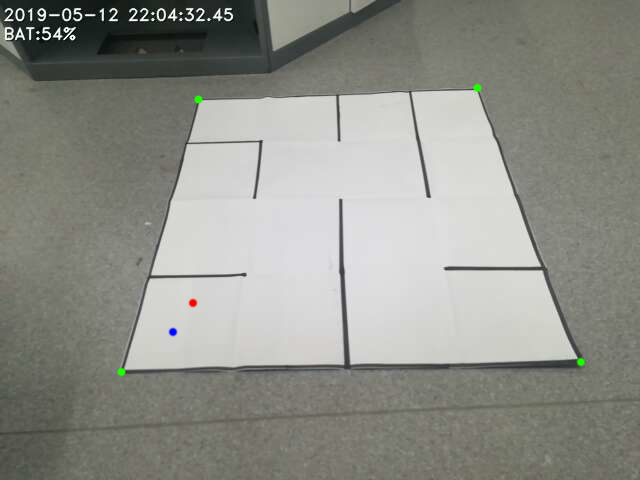
#> input picture cyl/maze_4_node.png, 640 x 480 px
$ python text.py
#> lines starting #> are read from the running program, lines starting #| are printed output that depends on the picture; after the words box and inside, x2 and y2 are one past the last pixel; in counts of white or black regions, pixels touching at a corner belong together
import cv2
import numpy as np

lower_yellow = np.array([35, 43, 46])
upper_yellow = np.array([77, 255, 255])
# cap = cv2.VideoCapture(0)
center = []

def RmFromListOfArray(origin_list, arrayin):
    for i in range(len(origin_list)):
        if np.array_equal(origin_list[i], arrayin):
            origin_list.pop(i)
            break

def disFromOri(ele):
    return ele[0]+ele[1]


frame = cv2.imread("maze_4_node.png")
#> frame is the input picture: shape (480, 640, 3); mean B, G, R 136.8, 143.5, 142.7
hsv = cv2.cvtColor(frame, cv2.COLOR_BGR2HLS)
#> hsv: shape (480, 640, 3); mean of channels 0, 1, 2 33, 140.3, 11.3
mask_yellow = cv2.inRange(hsv, lower_yellow, upper_yellow)
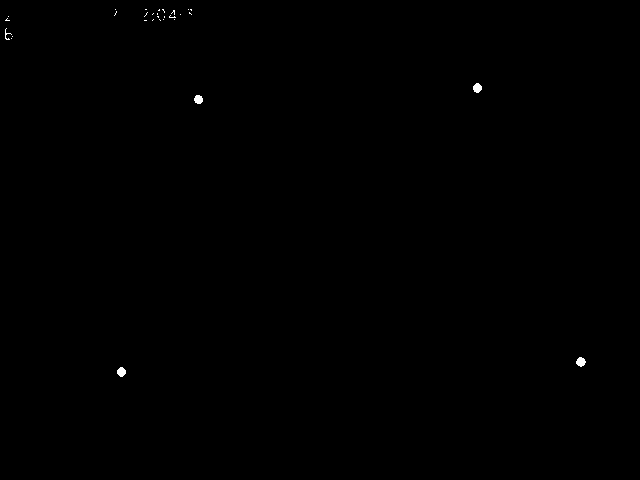
#> mask_yellow: shape (480, 640); 0.12% white; 30 white regions (25 under 20 px)
cnt_yellow = cv2.findContours(mask_yellow.copy(), cv2.RETR_EXTERNAL, cv2.CHAIN_APPROX_SIMPLE)[-2]
#> cnt_yellow = 30 contours, 26 with area under 20; largest, box (x1, y1, x2, y2) and area: (576, 357, 586, 367) 57, (473, 83, 482, 93) 54, (117, 367, 126, 377) 54, (194, 95, 203, 104) 51
j = 0

while len(cnt_yellow) > 0 and j <4:
    i = max(cnt_yellow, key=cv2.contourArea)
    j = j + 1
    RmFromListOfArray(cnt_yellow, i)
    M = cv2.moments(i)
    centerblue = [int(M["m10"] / M["m00"]), int(M["m01"] / M["m00"])]
    center.append(centerblue)
#> this loop made 4 passes
#> centerblue on passes 1 to 4: [580, 361], [476, 87], [121, 371], [198, 99]
#> after the loop, center = [[580, 361], [476, 87], [121, 371], [198, 99]]; j = 4
center.sort(key=disFromOri)
if center[1][0] > center[2][0]:
    tmp = center[1]
    center[1] = center[2]
    center[2] = tmp

cv2.imshow('frame', frame)
c = cv2.waitKey(0) & 0xFF
#> (key Esc is pressed here)
if c == 'q':
    cv2.destroyWindow(frame)

cv2.destroyAllWindows()
